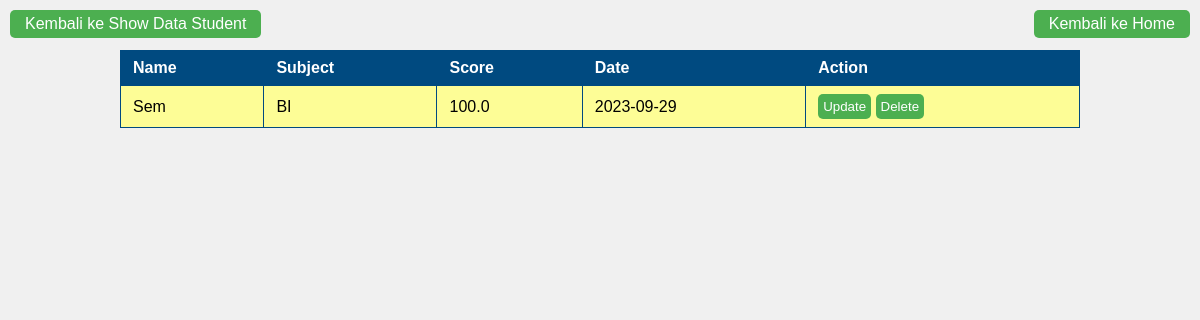
Screenshot of /display_grade/1 with the database file from the repository.
### dataschool.py (models this page shows)
class Grades(db.Model):
    grade_id = db.Column(db.Integer, primary_key = True)
    student_id = db.Column(db.Integer, db.ForeignKey('students.student_id'))
    subject_name = db.Column(db.String(100), nullable=False)
    score = db.Column(db.Float, nullable=False)
    date = db.Column(db.Date, nullable=False )

class Students(db.Model):
    student_id = db.Column(db.Integer, primary_key = True)
    name = db.Column(db.String(100), nullable=False)
    student_class = db.Column(db.String(100), nullable=False)
    grade = db.Column(db.String(100))

### dataschool.py (the view)
@app.route('/display_grade/<int:student_id>', methods=['GET'])
def get_one_grade_by_student_id(student_id):
    grade_list = []
    try:
        grade_list = Grades.query.join(Students, Students.student_id==Grades.student_id).add_columns(Grades.grade_id,Grades.subject_name,Grades.score,Grades.date, Grades.student_id, Students.name ).filter_by(student_id=student_id).all()
        return render_template('displayall.html',grade_list= grade_list)
    except Exception as e:
        return render_template('error.html', pesan="Terjadi kesalahan saat mengambil data siswa: {}".format(str(e))),500
    finally:
        if grade_list:
            return render_template('displayall.html', grade_list=grade_list)
        else:
            return render_template('error.html', pesan="Tidak ada data siswa yang dapat ditampilkan"),404

### dataschool.py (called while the page is built)
@app.before_request
def create_tables():
    db.create_all()

### templates/displayall.html (shortened to what this page needs)
<!DOCTYPE html>
<html lang="en">
    <head>
        <link rel="stylesheet" href="{{url_for('static', filename='style.css')}}">
    </head>
    <body>
        <a href="/" class = "home-button-display">Kembali ke Home</a>
        {%if grade_list %}
        <a href="/display_all_student" class = "back-button-display">Kembali ke Show Data Student</a>
        <table>
            <thread>
                <tr>
                    <th>Name</th>
                    <th>Subject</th>
                    <th>Score</th>
                    <th>Date</th>
                    <th>Action</th>
                </tr>
            </thread>
            <tbody>
                {% for grade in grade_list %}
                <tr>
                    <td>{{ grade.name}}</td>
                    <td>{{ grade.subject_name}}</td>
                    <td>{{ grade.score}}</td>
                    <td>{{ grade.date}}</td>
                    <td>
                        <button onclick="showUpdateFormGrade('{{grade.student_id}}', '{{grade.name}}', '{{grade.grade_id}}', '{{grade.subject_name}}',
                        '{{grade.score}}','{{grade.date}}')" class="update-button">Update</button>
                         <button onclick="confirmDeleteGrade('{{grade.grade_id}}', '{{grade.name}}')" class="update-button">Delete</button>
                    </td>
                </tr>
                {% endfor %}
            </tbody>
        </table>
        {% endif %}
    </body>
</html>

### static/style.css (style rules this page uses)
body { font-family: Arial, sans-serif; background-color: #cce7ff; color: #004a80; text-align: center; padding-top: 50px; }
table { width: 80%; margin-left: auto; margin-right: auto; border-collapse: collapse; }
th, td { border: 1px solid #004a80; padding: 8px 12px; text-align: left; color: black; }
th { background-color: #004a80; color: white; }
tr:nth-child(odd) { background-color: #FDFD96; }
body { font-family: Arial, sans-serif; background-color: #f7f7f9; color: #004a80; text-align: center; padding-top: 50px; }
.home-button-display { position: absolute; top: 10px; right: 10px; padding: 5px 15px; background-color: #4CAF50; color: white; border: none; border-radius: 5px; cursor: pointer; text-decoration: none; display: inline-block; }
.back-button-display { position: absolute; top: 10px; left: 10px; padding: 5px 15px; background-color: #4CAF50; color: white; border: none; border-radius: 5px; cursor: pointer; text-decoration: none; display: inline-block; }
* { margin: 0; padding: 0; box-sizing: border-box; }
body { font-family: Arial, sans-serif; background-color: #f0f0f0; }
.update-button { background-color: #4CAF50; color: white; padding: 5px 5px; border: none; cursor: pointer; border-radius: 5px; }

### rows the page displays
Grades: name "Sem", subject_name "BI", score "100.0", date "2023-09-29"
